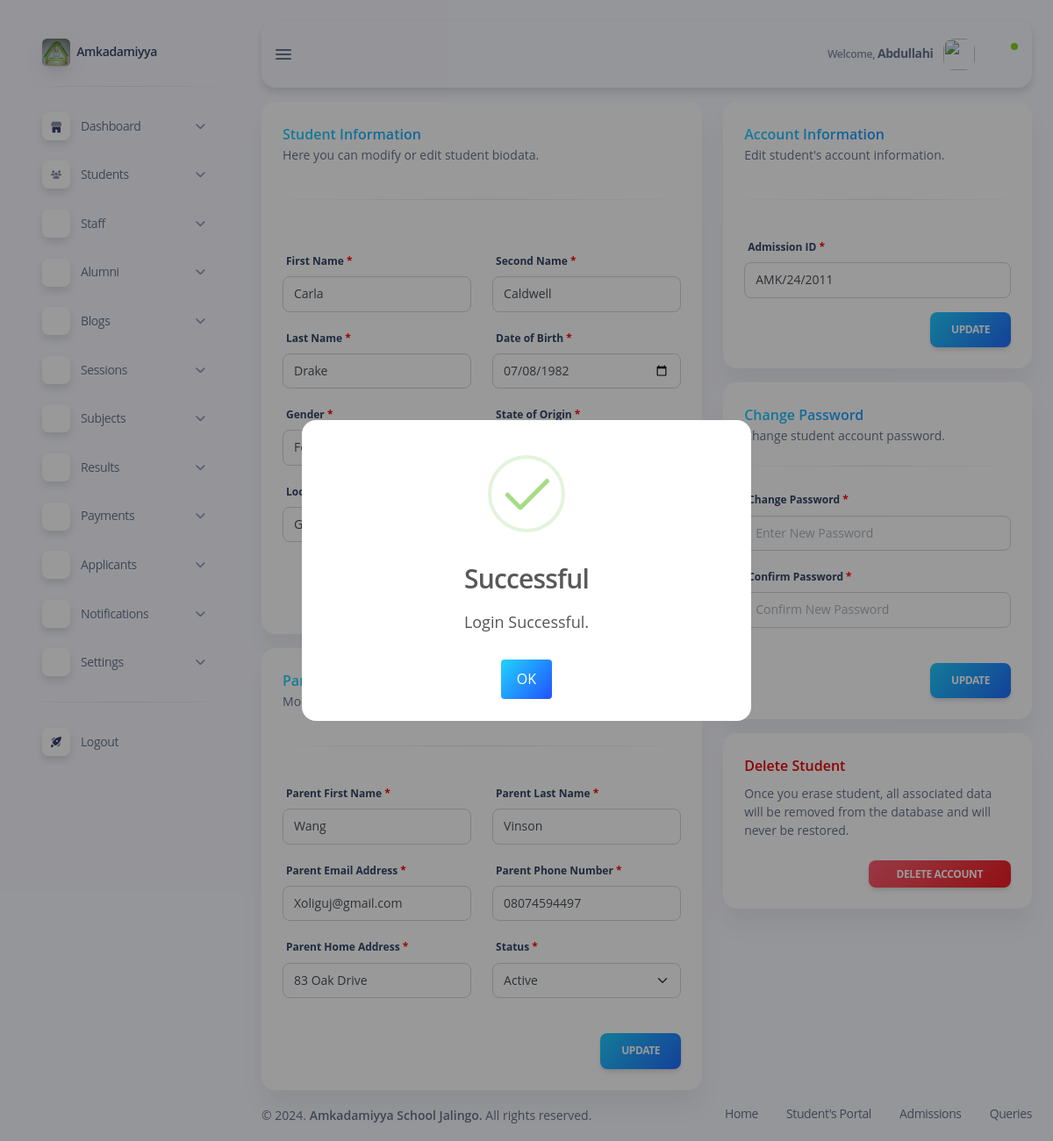
Page /subdomains/admin/admin-edit-student.php?student_id=1002 (signed in) on the committed database.
### tables this page shows
CREATE TABLE `students` (
  `student_id` int(11) NOT NULL,
  `class_id` int(11) NOT NULL,
  `section_id` int(11) NOT NULL,
  `admission_id` varchar(20) NOT NULL,
  `first_name` varchar(50) NOT NULL,
  `second_name` varchar(50) NOT NULL,
  `last_name` varchar(50) NOT NULL,
  `status` varchar(50) NOT NULL,
  `password` varchar(255) NOT NULL,
  `birth_date` date NOT NULL,
  `state` varchar(50) NOT NULL,
  `lga` varchar(50) NOT NULL,
  `gender` varchar(50) NOT NULL,
  `parent_first_name` varchar(50) NOT NULL,
  `parent_last_name` varchar(50) NOT NULL,
  `parent_email` varchar(50) NOT NULL,
  `parent_address` varchar(50) NOT NULL,
  `parent_phone_number` varchar(50) NOT NULL,
  `timestamp` timestamp NOT NULL DEFAULT current_timestamp() ON UPDATE current_timestamp()
);

### subdomains/admin/admin-edit-student.php (the view, shortened to what this page needs)
<?php
include "update.php";
if (isset($_GET['student_id'])) {
    $student_id = $_GET['student_id'];
    $sql = "SELECT * FROM `students` WHERE `student_id` = ?";
    $stmt = $conn->prepare($sql);
    $stmt->bind_param("i", $student_id);
    $stmt->execute();
    $student = $stmt->get_result()->fetch_assoc();
}
?>
<!DOCTYPE html>
<html lang="en">
<head>
    <?php include "inc/admin-header.php"; ?>
</head>
<body class="g-sidenav-show bg-info-soft">
    <?php
    include "inc/admin-sidebar.php";
    ?>
    <main class="main-content position-relative max-height-vh-100 h-100 border-radius-lg">
        <?php require "inc/admin-navbar.php"; ?>
        <div class="container-fluid pt-3">
            <div class="row">
                <div class="col-lg-12 col-xl-7">
                    <form action="" method="post">
                        <div class="card">
                            <div class="card-header">
                                <h6 class="mb-0 text-gradient text-info">Student Information</h6>
                                <p class="text-sm mb-0">Here you can modify or edit student biodata.</p>
                            </div>
                            <hr class="horizontal dark">
                            <div class="card-body">
                                <div class="row mt-3">
                                    <div class="col-md-6">
                                        <label>First Name</label>
                                        <div class="input-group mb-3">
                                            <input type="text" name="first_name" placeholder="First Name" value="<?php echo ucfirst($student['first_name']); ?>" class="form-control">
                                        </div>
                                    </div>
                                    <div class="col-md-6">
                                        <label>Second Name</label>
                                        <div class="input-group mb-3">
                                            <input type="text" name="second_name" placeholder="Second Name" value="<?php echo ucfirst($student['second_name']); ?>" class="form-control">
                                        </div>
                                    </div>
                                    <div class="col-md-6">
                                        <label>Last Name</label>
                                        <div class="input-group mb-3">
                                            <input type="text" name="last_name" placeholder="Last Name" value="<?php echo ucfirst($student['last_name']); ?>" class="form-control">
                                        </div>
                                    </div>
                                    <div class="col-md-6">
                                        <label>Date of Birth</label>
                                        <div class="input-group mb-3">
                                            <input type="date" value="<?php echo $student['birth_date']; ?>" class="form-control text-uppercase cursor-pointer" placeholder="DOB" name="birth_date">
                                        </div>
                                    </div>
                                    <div class="col-md-6">
                                        <label>Gender</label>
                                        <div class="input-group mb-3">
                                        </div>
                                    </div>
                                    <div class="col-md-6">
                                        <label>State of Origin</label>
                                        <div class="input-group mb-3">
                                        </div>
                                    </div>
                                    <div class="col-md-6">
                                        <label>Local government Area</label>
                                        <div class="input-group mb-3">
                                        </div>
                                    </div>
                                    <div class="col-md-6">
                                        <label>Class</label>
                                        <div class="input-group mb-3">
                                        </div>
                                    </div>
                                </div>
                            </div>
                            <div class="card-footer text-end pt-0">
                            </div>
                        </div>
                    </form>
                    <form action="" method="post">
                        <div class="card">
                            <div class="card-header">
                                <h6 class="mb-0 text-gradient text-info">Parent Information</h6>
                                <p class="text-sm mb-0">Modify or edit a student's parent information.</p>
                            </div>
                            <hr class="horizontal dark">
                            <div class="card-body">
                                <div class="row">
                                    <div class="col-md-6">
                                        <label>Parent First Name</label>
                                        <div class="input-group mb-3">
                                            <input type="text" name="parent_first_name" placeholder="Parent First Name" value="<?php echo ucfirst($student['parent_first_name']); ?>" class="form-control">
                                        </div>
                                    </div>
                                    <div class="col-md-6">
                                        <label>Parent Last Name</label>
                                        <div class="input-group mb-3">
                                            <input type="text" name="parent_last_name" placeholder="Parent Last Name" value="<?php echo ucfirst($student['parent_last_name']); ?>" class="form-control">
                                        </div>
                                    </div>
                                    <div class="col-md-6">
                                        <label>Parent Email Address</label>
                                        <div class="input-group mb-3">
                                            <input type="text" name="parent_email" placeholder="Parent Email Address" value="<?php echo ucfirst($student['parent_email']); ?>" class="form-control">
                                        </div>
                                    </div>
                                    <div class="col-md-6">
                                        <label>Parent Phone Number</label>
                                        <div class="input-group mb-3">
                                            <input type="text" name="parent_phone_number" placeholder="Parent Phone Number" value="<?php echo ucfirst($student['parent_phone_number']); ?>" class="form-control" maxlength="11">
                                        </div>
                                    </div>
                                    <div class="col-md-6">
                                        <label>Parent Home Address</label>
                                        <div class="input-group mb-3">
                                            <input type="text" name="parent_address" placeholder="Parent Address" value="<?php echo ucfirst($student['parent_address']); ?>" class="form-control">
                                        </div>
                                    </div>
                                    <div class="col-md-6">
                                        <label>Status</label>
                                        <div class="input-group mb-3">
                                            <select class="form-select" name="status">
                                                <option value="1" <?php if ($student['status'] == 1) echo 'selected'; ?>>Active</option>
                                            </select>
                                        </div>
                                    </div>
                                </div>
                            </div>
                            <div class="card-footer text-end pt-0">
                                <input type="submit" value="update" name="updateParentData" class="btn bg-gradient-info mb-0">
                            </div>
                        </div>
                    </form>
                </div>
                <div class="col-lg-12 col-xl-5 mt-3 mt-xl-0">
                    <div class="card">
                        <div class="card-header">
                            <h6 class="mb-0 text-gradient text-info">Account Information</h6>
                            <p class="text-sm mb-0">Edit student&apos;s account information.</p>
                        </div>
                        <hr class="horizontal dark">
                        <div class="card-body">
                            <form action="" method="post">
                                <label>Admission ID</label>
                                <div class="input-group mb-3">
                                    <input type="text" value="<?php echo $student['admission_id']; ?>" class="form-control" name="admission_id">
                                </div>
                                <div class="text-end">
                                    <input type="submit" value="update" name="updateStudentID" class="btn bg-gradient-info mb-0">
                                </div>
                            </form>
                        </div>
                    </div>
                    <form action="" method="post" class="mt-3">
                        <div class="card">
                            <div class="card-header">
                                <h6 class="mb-0 text-gradient text-info">Change Password</h6>
                                <p class="text-sm mb-0">Change student account password.</p>
                            </div>
                            <hr class="horizontal dark my-0">
                            <div class="card-body">
                                <div class="form-group">
                                    <label>Change Password</label>
                                    <div class="input-group">
                                        <input type="password" name="newPassword" placeholder="Enter New Password" class="form-control">
                                    </div>
                                </div>
                                <div class="form-group">
                                    <label>Confirm Password</label>
                                    <div class="input-group">
                                        <input type="password" name="confirmNewPassword" placeholder="Confirm New Password" class="form-control">
                                    </div>
                                </div>
                            </div>
                            <div class="card-footer text-end pt-0">
                                <input type="submit" value="update" name="updateStudentPassword" class="btn bg-gradient-info mb-0">
                            </div>
                        </div>
                    </form>
                    <div class="card mt-3" id="delete">
                        <div class="card-header">
                            <h6 class="text-danger">Delete Student</h6>
                            <p class="text-sm mb-0">
                                Once you erase student, all associated data will be removed from the database and will never be restored.
                            </p>
                        </div>
                        <div class="card-body justify-content-end d-flex pt-0">
                        <button class="btn bg-gradient-danger text-xs btn-sm mb-0 ms-2" type="button" data-bs-toggle="modal" data-bs-target="#modal-notification">
                                Delete Account
                            </button>
                        </div>
                    </div>
                </div>
            </div>
        </div>
        <?php include "inc/admin-footer.php"; ?>
    </main>
</body>
</html>

### css/style.css (style rules this page uses)
html { font-size: 1rem; }
@media (min-width: 576px) { html { font-size: 0.9rem; } }
@media (min-width: 768px) { html { font-size: 0.95rem; } }
@media (min-width: 992px) { html { font-size: 1rem; } }
label::after { content: " *"; color: red; }

### rows in the picture
students: first_name "Carla", second_name "Caldwell", last_name "Drake", birth_date "07/08/1982", parent_first_name "Wang", parent_last_name "Vinson", parent_email "Xoliguj@gmail.com", parent_phone_number "08074594497", parent_address "83 Oak Drive", status "Active", admission_id "AMK/24/2011"

### other values in the picture
$_SESSION['staff']['first_name'] "Abdullahi"
